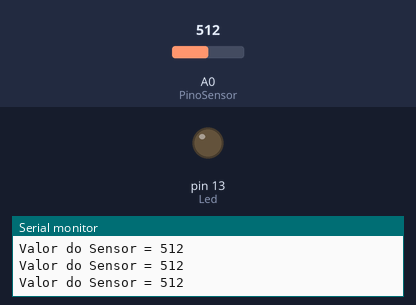
A sketch run on a simulated Arduino Uno, built with avr-gcc and run on an emulated ATmega328P. Parts: output pins drawn as LEDs (lit = HIGH), the last lines printed to the serial monitor. Inputs (shaded band) come from the test bench; at power-on: A0 (PinoSensor) = 512.

Above: at 1.2 s.
1.3 s: A0 (PinoSensor) set to 55
2.9 s: A0 (PinoSensor) set to 47
At 3.7 s:
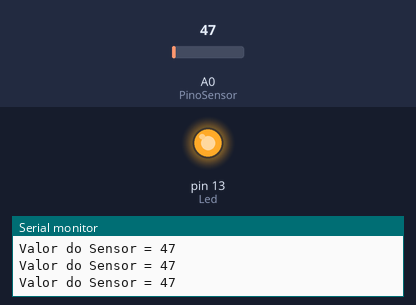
4.7 s: A0 (PinoSensor) set to 122
At 5.7 s:
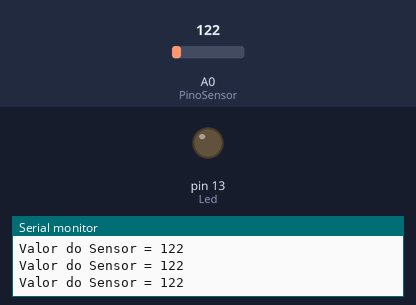
6.5 s: A0 (PinoSensor) set to 40
At 7.8 s:
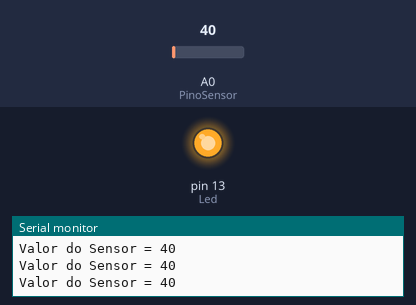
Timing chart, 0 to 9.2 s (numbered marks = the images above; inputs shaded):
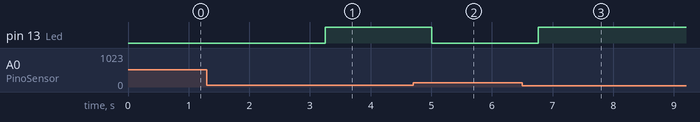

The sketch:

sensorLuz_Andrisa.ino
```cpp
const int PinoSensor = A0; // Analog Pin Int 0
int ValorSensor = 0;
int Led = 13;
void setup() {

  Serial.begin (9600);
  pinMode (Led, OUTPUT);

}

void loop() {

  ValorSensor =  analogRead (PinoSensor);
  Serial.print("Valor do Sensor = ");
  Serial.println(ValorSensor);
  delay (250);
  if (ValorSensor < 50) {
    digitalWrite (Led, HIGH);
  }
  else {
    digitalWrite (Led, LOW);
  }

}
```

Measured:
- the behaviour switches between 50 and 49 on A0 (PinoSensor) (found by bisection; images 0 and 1)
- after the input at 2.9 s, pin 13 (Led): LOW → HIGH after 0.36 s
- after the input at 4.7 s, pin 13 (Led): HIGH → LOW after 0.31 s
- after the input at 6.5 s, pin 13 (Led): LOW → HIGH after 0.26 s
